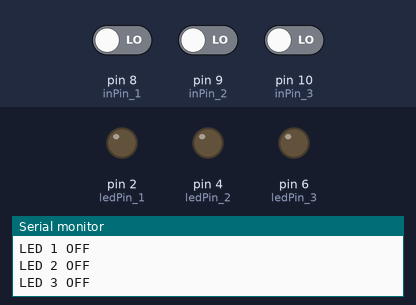
Recording of a sketch running on a simulated Arduino Uno, built with avr-gcc and run on an emulated ATmega328P. On the bench: output pins drawn as LEDs (lit = HIGH), the last lines printed to the serial monitor. Inputs (shaded band) come from the test bench; at power-on: pin 8 (inPin_1) LOW, pin 9 (inPin_2) LOW, pin 10 (inPin_3) LOW.

Above: at 1.2 s.
1.3 s: pin 8 (inPin_1) driven HIGH
At 1.9 s:
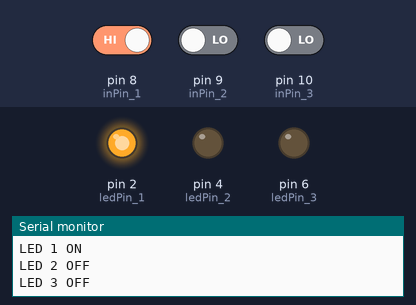
2.9 s: pin 9 (inPin_2) driven HIGH
At 4.2 s:
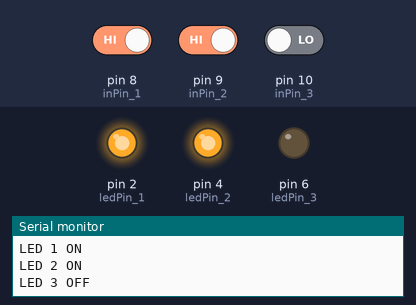
4.5 s: pin 10 (inPin_3) driven HIGH
At 5.7 s:
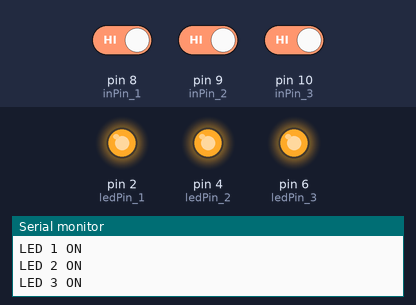
6.1 s: pin 8 (inPin_1) driven LOW
At 7.0 s:
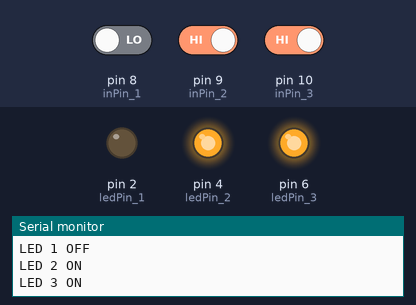
7.7 s: pin 9 (inPin_2) driven LOW
At 8.3 s:
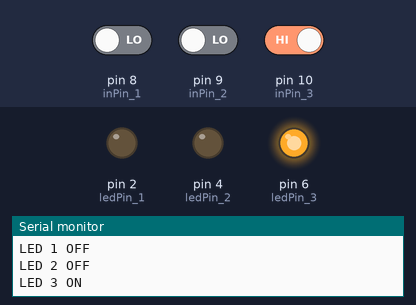
9.3 s: pin 8 (inPin_1) driven HIGH
At 10.8 s:
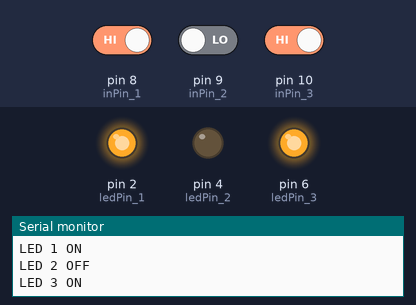
Timing chart, 0 to 11.9 s (numbered marks = the images above; inputs shaded):
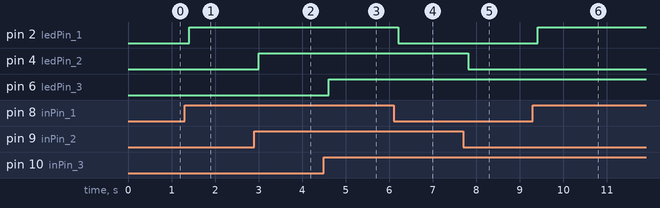

Measured:
- after the input at 1.3 s, pin 2 (ledPin_1): LOW → HIGH after 0.10 s
- after the input at 2.9 s, pin 4 (ledPin_2): LOW → HIGH after 0.10 s
- after the input at 4.5 s, pin 6 (ledPin_3): LOW → HIGH after 0.11 s
- after the input at 6.1 s, pin 2 (ledPin_1): HIGH → LOW after 0.11 s
- after the input at 7.7 s, pin 4 (ledPin_2): HIGH → LOW after 0.11 s
- after the input at 9.3 s, pin 2 (ledPin_1): LOW → HIGH after 0.11 s

The sketch:

game_5.ino
```cpp
int ledPin_1 = 2;
int inPin_1 = 8;
int val_1 = 0;

int ledPin_2 = 4;
int inPin_2 = 9;
int val_2 = 0;

int ledPin_3 = 6;
int inPin_3 = 10;
int val_3 = 0;

void setup() {
  // put your setup code here, to run once:
  Serial.begin(9600);
  pinMode(ledPin_1, OUTPUT);
  pinMode(inPin_1, INPUT);
  pinMode(ledPin_2, OUTPUT);
  pinMode(inPin_2, INPUT);
  pinMode(ledPin_3, OUTPUT);
  pinMode(inPin_3, INPUT);

}

void loop() {
  // put your main code here, to run repeatedly:

  val_1 = digitalRead(inPin_1);
  if(val_1 == HIGH){
    digitalWrite(ledPin_1, HIGH);
     Serial.print("LED 1 ON");
      Serial.print("\n");
    }else{
      digitalWrite(ledPin_1, LOW);
    Serial.print("LED 1 OFF");
      Serial.print("\n");
      }

      val_2 = digitalRead(inPin_2);
  if(val_2 == HIGH){
    digitalWrite(ledPin_2, HIGH);
    Serial.print("LED 2 ON");
      Serial.print("\n");

    }else{
      digitalRead(ledPin_2);
      digitalWrite(ledPin_2, LOW);
    Serial.print("LED 2 OFF");
      Serial.print("\n");
      }

      val_3 = digitalRead(inPin_3);
  if(val_3 == HIGH){
    digitalWrite(ledPin_3, HIGH);
    Serial.print("LED 3 ON");
      Serial.print("\n");
    }else{
      digitalWrite(ledPin_3, LOW);
    Serial.print("LED 3 OFF");
      Serial.print("\n");
    }
  delay(200);
}
```
